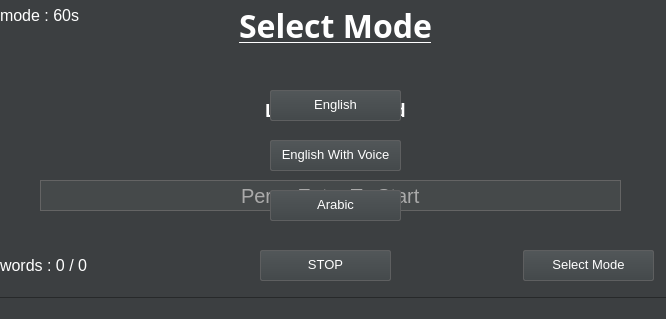
<?xml version="1.0" encoding="UTF-8"?>
<ui version="4.0">
 <class>MainWindow</class>
 <widget class="QMainWindow" name="MainWindow">
  <property name="geometry">
   <rect>
    <x>0</x>
    <y>0</y>
    <width>666</width>
    <height>319</height>
   </rect>
  </property>
  <property name="font">
   <font>
    <pointsize>-1</pointsize>
   </font>
  </property>
  <property name="windowTitle">
   <string>MainWindow</string>
  </property>
  <property name="styleSheet">
   <string notr="true">* {
    border-color: rgb(170, 0, 0);
    alternate-background-color: rgb(255, 255, 255);
}

QFrame {
    border: none;
}

QScrollArea {
    color: #bbbbbb;
    background-color: #3c3f41;
    border: none;
    border-top: 1px solid #2b2b2b;
    selection-background-color: #2f65ca;
    selection-color: #bbbbbb;
}
QDialog QScrollArea {
    border-top: none;
    border: none;
}

QPlainTextEdit {
    background-color: #2b2b2b;
    border: none;
    color: #bbbbbb;
    selection-background-color: #2f65ca;
}

QGraphicsView {
    background-color: #3c3f41;
    border-color: #2b2b2b;
    color: #bbbbbb;
}

QMainWindow,
QAbstractItemView,
QTreeView::branch,
QTreeView::item,
QTabBar::tab,
QTreeWidget,
QToolBox,
QQuickWidget,
QMdiArea {
    color: #bbbbbb;
    background: #3c3f41;
    font-size: 13px;
    border-color: #2b2b2b;
    selection-background-color: #2f65ca;
    selection-color: #bbbbbb;
    alternate-background-color: #3c3f41;
}
QAbstractItemView {
    border: none;
    border-top: 1px solid #2b2b2b;
}
QAbstractItemView,
QTreeView * {
    background: #3c3f41;
    background-color: #3c3f41;
    font-size: 13px;
    selection-background-color: #2f65ca;
    selection-color: #bbbbbb;
    alternate-background-color: #3c3f41;
}
QDialog QAbstractItemView {
    border: 1px solid #2b2b2b;
}

QListView,
QListWidget,
QTableView,
QColumnView,
QDockWidget,
QMessageBox,
QSlider {
    border-color: #2b2b2b;
    background: #313335;
    color: #bbb;
    selection-background-color: #2f65ca;
    selection-color: #bbb;
}

QScrollBar {
    border: none;
    background: #3c3f41;
    height: 12px;
    width: 12px;
    margin: 0px;
}
QScrollBar:horizontal {
    padding: 1px 0 1px;
}
QScrollBar:vertical {
    padding: 0 1px 0 1px;
}
QScrollBar::handle {
    background: #545454;
    min-width: 10px;
    min-height: 10px;
    border: 1px solid #555555;
    border-radius: 1px;
}
QScrollBar::handle:horizontal {
    min-width: 40px;
    background-color: qlineargradient(x1:0, y1:0, x2:0, y2:1, stop:0 #5c5c5c, stop:1 #515151);
}
QScrollBar::handle:vertical {
    min-height: 40px;
    background-color: qlineargradient(x1:0, y1:0, x2:1, y2:0, stop:0 #5c5c5c, stop:1 #515151);
}
QScrollBar::handle:horizontal:hover,
QScrollBar::handle:horizontal:focus {
    background-color: qlineargradient(x1:0, y1:0, x2:0, y2:1, stop:0 #6f6f6f, stop:1 #646464);
}
QScrollBar::handle:vertical:hover,
QScrollBar::handle:vertical:focus {
    background-color: qlineargradient(x1:0, y1:0, x2:1, y2:0, stop:0 #6f6f6f, stop:1 #646464);
}
QScrollBar::add-line, QScrollBar::sub-line {
    background: none;
    border: none;
}
QScrollBar::add-page,
QScrollBar::sub-page {
    background: none;
}

QTreeView::branch:open:adjoins-item:has-children {
    background: transparent url(images/arrow-bottom.png) center center no-repeat;
    margin: 0;
}
QTreeView::branch:closed:adjoins-item:has-children {
    background: transparent url(images/arrow-left.png) center center no-repeat;
    margin: 0;
}
QAbstractItemView::item:selected {
    color: #bbbbbb;
    background-color: #2f65ca;
    outline: none;
}
QAbstractItemView::branch:open:selected,
QAbstractItemView::branch:closed:selected,
QAbstractItemView::branch:open:adjoins-item:selected,
QAbstractItemView::branch:closed:adjoins-item:selected,
QAbstractItemView::branch:open:adjoins-item:has-children:selected,
QAbstractItemView::branch:closed:adjoins-item:has-children:selected {
    background-color: #2f65ca;
}

QHeaderView::section {
    background-color: qlineargradient(x1:0, y1:0, x2:0, y2:1, stop:0 #616161, stop: 0.5 #505050, stop: 0.6 #434343, stop:1 #656565);
    color: white;
    padding-left: 4px;
    border: 1px solid #6c6c6c;
}

QDialog, QDialogButtonBox {
    background-color: #3c3f41;
    border-color: #323232;
    color: #bbbbbb;
}

QTabBar::tab {
    border: 1px solid #2b2b2b;
    border-radius: 0;
    font-size: 13px;
    color: #bbb;
    padding: 0 12px;
    background-color: #3c3f41;
    border-left: none;
    height: 22px;
}
QTabBar::tab:selected {
    font: normal;
    background-color: qlineargradient(x1:0, y1:0, x2:0, y2:1, stop:0 #535353, stop:1 #444);
}
QTabBar::close-button {
    image: url(images/close.png);
    subcontrol-position: right;
}
QTabBar::close-button:hover {
    image: url(images/close-hover.png);
}

QTabWidget, QTabWidget::tab-bar {
    border-color: #292b2d;
}
QDialog QTabBar {
    border: 1px solid #292b2d;
    height: 26px;
}
QDialog QTabBar::tab:selected {
    margin: 1px 0 -1px 1px;
    border: 1px solid #666;
    border-bottom: 0;
    border-radius: 0;
    font-size: 13px;
    color: #bbb;
    height: 21px;
    padding: 1px 12px 3px;
    font: normal;
    background-color: qlineargradient(x1:0, y1:0, x2:0, y2:1, stop:0 #535353, stop:1 #444);
}
QDialog QTabBar::tab:!selected {
    margin: 0 -1px 0 0;
    border: 1px solid #292b2d;
    border-bottom: 0;
    border-radius: 0;
    font-size: 13px;
    color: #bbb;
    height: 24px;
    padding: 0 12px 1px;
    background-color: #3c3f41;
}

QDialog QTabBar::tab:last:!selected {
    margin-right: 0;
}
QDialog QTabBar::tab:last:selected {
    margin-right: 1px;
}

QDialog QTabWidget::tab-bar {
    left: 10px;
    height: 26px;
    border: 1px solid #292b2d;
    border-bottom: none;
}
QDialog QTabWidget::pane {
    border: 1px solid #292b2d;
    background-color: #3c3f41;
    background-color: qlineargradient(x1:0, y1:0, x2:0, y2:1, stop:0 #444, stop:0.03 #3c3f41, stop:0.05 #3c3f41, stop:1 #3c3f41);
}

QLabel {
    background: #3c3f41;
    color: #bbbbbb;
}
QLabel:disabled {
    color: #777777;
}

QToolButton {
    color: #eeeeee;
}
QToolButton:disabled {
    color: #777777;
}

QPushButton,
QDialog QToolButton,
QDialog QToolButton:hover {
    border-radius: 2px;
    text-align: center;
    text-decoration: none;
    font-size: 13px;
    color: #bbb;
    border: 1px solid #5e5f60;
    background-color: qlineargradient(x1:0, y1:0, x2:0, y2:1, stop:0 #525759, stop:1 #44494b);
}
QPushButton {
    padding: 0 10px 2px;
    min-width: 60px;
    height: 22px;
}
QDialog QToolButton,
QDialog QToolButton:hover {
    padding: 0;
    min-width: 30px;
    height: 21px;
}
QDialog QToolButton[popupMode=&quot;1&quot;] {
    padding-right: 20px;
}
QDialog QToolButton::menu-button {
    border-left: 1px solid #5e5f60;
    width: 20px;
}
QPushButton:pressed,
QDialog QToolButton:pressed {
    background-color: qlineargradient(x1:0, y1:0, x2:0, y2:1, stop:0 #44494b, stop:1 rgb(170, 0, 0));
}
QPushButton:default {
    border: 1px solid rgb(170, 0, 0);
    color: #bbb;
    font: bold;
}

QPushButton:focus,
QPushButton:default:focus,
QDialog QToolButton:focus {
    outline: none;
    border: 1px solid rgb(170, 0, 0);
}

QPushButton::menu-indicator,
QPushButton::menu-indicator:pressed {
    position: absolute;
    background: url(images/arrow-down.png) center center no-repeat;
    width: 20px;
    height: 24px;
    top: 0;
    right: 0;
    border-left: 1px solid #5e5f60;
}
QPushButton:disabled,
QDialog QToolButton:disabled,
QPushButton::menu-indicator:disabled,
QDialog QToolButton::menu-button:disabled {
    border-color: #595a5a;
    color: #777777;
    background-color: transparent;
}

QGroupBox {
    border: 1px solid #2d2d2d;
    padding-top: 5px;
    margin-top: 10px;
    outline: none;
    spacing: 0px;
}
QGroupBox::title {
    color: #bbb;
    font-size: 14px;
    position: absolute;
    top: -9px;
    left: 7px;
    padding: 0 1px;
}
QCheckBox {
    spacing: 5px;
    outline: none;
    color: #bbb;
    margin-bottom: 2px;
}


QGroupBox::indicator {
    width: 18px;
    height: 18px;
}
QGroupBox::indicator {
    margin-left: 2px;
}

QGroupBox::indicator:unchecked,
QGroupBox::indicator:unchecked:hover {
    image: url(images/checkbox_unchecked.png);
}
QGroupBox::indicator:unchecked:focus,
QGroupBox::indicator:unchecked:pressed {
    image: url(images/checkbox_unchecked_focus.png);
}
QGroupBox::indicator:checked,
QGroupBox::indicator:checked:hover {
    image: url(images/checkbox_checked.png);
}
QGroupBox::indicator:checked:focus,
QGroupBox::indicator:checked:pressed {
    image: url(images/checkbox_checked_focus.png);
}
QGroupBox::indicator:indeterminate,
QGroupBox::indicator:indeterminate:hover,
QGroupBox::indicator:indeterminate:pressed,
QGroupBox::indicator:checked:disabled {
    image: url(images/checkbox_checked_disabled.png);
}
QGroupBox::indicator:unchecked:disabled {
    image: url(images/checkbox_unchecked_disabled.png);
}

QRadioButton {
    spacing: 5px;
    outline: none;
    color: #bbb;
    margin-bottom: 2px;
}
QRadioButton:disabled {
    color: #777777;
}
QRadioButton::indicator {
    width: 21px;
    height: 21px;
}
QRadioButton::indicator:unchecked,
QRadioButton::indicator:unchecked:hover {
    image: url(images/radio_unchecked.png);
}
QRadioButton::indicator:unchecked:focus,
QRadioButton::indicator:unchecked:pressed {
    image: url(images/radio_unchecked_focus.png);
}

QRadioButton::indicator:checked,
QRadioButton::indicator:checked:hover {
    image: url(images/radio_checked.png);
}
QRadioButton::indicator:checked:focus,
QRadioButton::indicato::menu-arrowr:checked:pressed {
    image: url(images/radio_checked_focus.png);
}

QRadioButton::indicator:indeterminate,
QRadioButton::indicator:indeterminate:hover,
QRadioButton::indicator:indeterminate:pressed,
QRadioButton::indicator:checked:disabled {
    image: url(images/radio_checked.png);
}
QRadioButton::indicator:unchecked:disabled {
    image: url(images/radio_unchecked.png);
}

QAbstractTextEdit,
QTextEdit,
QAbstractLineEdit,
QLineEdit {
    background-color: #45494a;
    border: 1px solid #646464;
    outline: none;
    color: rgb(232, 232, 232);
    border-radius: 0;
    min-width: 60px;
    selection-background-color: #2f65ca;
    selection-color: #bbb;
    padding: 0 4px;
}
QLineEdit {
    height: 24px;
}
QAbstractLineEdit:focus,
QTextEdit:focus,
QLineEdit:focus {
    outline: none;
    border: 1px solid rgb(170, 0, 0);
}
QAbstractLineEdit:disabled,
QTextEdit:disabled,
QTextEdit:disabled:focus,
QLineEdit:disabled,
QLineEdit:disabled:focus,
QLineEdit:read-only,
QLineEdit:read-only:focus {
    border: 1px solid #4f4f4f;
    color: #777777;
}

QAbstractSpinBox,
QSpinBox {
    padding-right: 20px;
    border: 1px solid #646464;
    background-color: #45494a;
    color: #bbb;
    border-radius: 0;
    height: 24px;
    min-width: 30px;
    selection-background-color: #2f65ca;
    selection-color: #bbb;
    padding-left: 4px;
}
QAbstractSpinBox:focus,
QSpinBox:focus {
    outline: none;
    border: 1px solid #3b72ab;
}
QAbstractSpinBox::up-button,
QSpinBox::up-button {
    padding-top: 2px;
    subcontrol-position: top right;
    width: 20px;
    height: 10px;
    border: 0;
    border-left: 1px solid #646464;
}
QAbstractSpinBox::up-button:pressed,
QSpinBox::up-button:pressed {
    background-color: #3c3f41;
}
QAbstractSpinBox::up-arrow,
QSpinBox::up-arrow {
    image: url(images/arrow-up.png);
    width: 8px;
    height: 6px;
}
QAbstractSpinBox::up-arrow:disabled,
QAbstractSpinBox::up-arrow:off,
QSpinBox::up-arrow:disabled,
QSpinBox::up-arrow:off {
    image: url(images/arrow-up-disabled.png);
}
QAbstractSpinBox::down-button,
QSpinBox::down-button {
    padding-bottom: 2px;
    subcontrol-position: bottom right;
    width: 20px;
    height: 10px;
    border: 0;
    border-left: 1px solid #646464;
}
QAbstractSpinBox::down-button:pressed,
QSpinBox::down-button:pressed {
    background-color: #3c3f41;
}
QAbstractSpinBox::down-arrow,
QSpinBox::down-arrow {
    image: url(images/arrow-down.png);
    width: 8px;
    height: 6px;
}
QAbstractSpinBox::down-arrow:disabled,
QAbstractSpinBox::down-arrow:off,
QSpinBox::down-arrow:disabled,
QSpinBox::down-arrow:off {
    image: url(images/arrow-down-disabled.png);
}
QAbstractSpinBox:disabled,
QAbstractSpinBox:disabled:focus,
QAbstractSpinBox::up-button:disabled,
QAbstractSpinBox::down-button:disabled,
QSpinBox:disabled,
QSpinBox:disabled:focus,
QSpinBox::up-button:disabled,
QSpinBox::down-button:disabled {
    border-color: #4f4f4f;
    color: #777777;
}

QComboBox {
    padding-right: 20px;
    padding-left: 4px;
    border: 1px solid #646464;
    background-color: #45494a;
    color: #bbb;
    height: 24px;
    min-width: 30px;
    selection-background-color: #2f65ca;
    selection-color: #bbb;
    border-radius: 0;
}
QComboBox:focus {
    outline: none;
    border: 1px solid #3b72ab;
}
QComboBox::drop-down {
    subcontrol-origin: padding;
    subcontrol-position: top right;
    width: 20px;
    border-left: 1px solid #646464;
    border-radius: 0;
}
QComboBox::down-arrow {
    image: url(images/arrow-down.png);
}
QComboBox:disabled,
QComboBox::drop-down:disabled {
    border-color: #4f4f4f;
    color: #777777;
}
QComboBox::down-arrow:disabled {
    image: url(images/arrow-down-disabled.png);
}
QComboBox::drop-down:no-frame,
QComboBox::drop-down:no-frame::disabled {
    border-color: transparent;
    background-color: transparent;
}



QMenuBar {
    background: #3c3f41;
    padding: 0;
}
QMenuBar::item {
    spacing: 3px;
    padding: 1px 4px;
    color: #bbb;
    background: #3c3f41;
}
QMenuBar::item:selected {
    background: #2f65ca;
}
QMenuBar::item:pressed,
QMenuBar::item:hover {
    background: #2d2d2d;
}

QMenu,
QComboBox QAbstractItemView {
    background-color: #3c3f41;
    padding: 0;
    border: 1px solid #2d2d2d;
    selection-background-color: #2f65ca;
    selection-color: #bbb;
}
QComboBox QAbstractItemView::item {
    background-color: #3c3f41;
    color: #bbb;
    padding: 2px 5px;
}
QMenu::item {
    padding: 3px 10px 3px 27px;
    color: #bbb;
}
QMenu::item:selected:!disabled,
QComboBox QAbstractItemView::item:selected:!disabled,
QComboBox QAbstractItemView::item:focus:!disabled {
    background: #2f65ca;
    outline: none;
}
QMenu::icon,
QComboBox QAbstractItemView::icon {
    position: absolute;
    top: 1px;
    right: 1px;
    bottom: 1px;
    left: 6px;
}
QMenu::item:disabled,
QComboBox QAbstractItemView::item:disabled {
    color: #666;
}
QMenu::icon:checked,
QComboBox QAbstractItemView::icon:checked {
    background: white;
    border: 1px inset gray;
}
QMenu::separator,
QComboBox QAbstractItemView::separator {
    height: 1px;
    background: #2d2d2d;
    margin: 2px 0;
}
QMenu::indicator,
QComboBox QAbstractItemView::indicator {
    width: 13px;
    height: 13px;
}
QMenu::indicator:non-exclusive:unchecked,
QMenu::indicator:non-exclusive:unchecked:selected,
QMenu::indicator:exclusive:unchecked,
QMenu::indicator:exclusive:unchecked:selected,
QComboBox QAbstractItemView::indicator:non-exclusive:unchecked,
QComboBox QAbstractItemView::indicator:non-exclusive:unchecked:selected,
QComboBox QAbstractItemView::indicator:exclusive:unchecked,
QComboBox QAbstractItemView::indicator:exclusive:unchecked:selected {
    image: none;
}
QMenu::indicator:non-exclusive:checked,
QMenu::indicator:non-exclusive:checked:selected,
QMenu::indicator:exclusive:checked,
QMenu::indicator:exclusive:checked:selected,
QComboBox QAbstractItemView::indicator:non-exclusive:checked,
QComboBox QAbstractItemView::indicator:non-exclusive:checked:selected,
QComboBox QAbstractItemView::indicator:exclusive:checked,
QComboBox QAbstractItemView::indicator:exclusive:checked:selected {
    image: url(images/checked.png);
    position: absolute;
    top: 3px;
    left: 7px;
}

QHeaderView {
    border: none;
    border-bottom: 1px solid #292b2d;
    background-color: #3c3f41;
    color: #bbb;
    border-radius: 0;
    min-width: 30px;
    selection-background-color: #2f65ca;
    selection-color: #bbb;
}
QHeaderView::section {
    border: none;
    border-right: 1px solid #292b2d;
    background-color: #3c3f41;
    color: #bbb;
    border-radius: 0;
    height: 24px;
    min-width: 30px;
    selection-background-color: #2f65ca;
    selection-color: #bbb;
}
QHeaderView::section:disabled {
    color: #777777;
}
QHeaderView::section:last {
    border: none;
}
QHeaderView::section:checked {
    background-color: #2f65ca;
}
QHeaderView::down-arrow {
    image: url(images/arrow-up.png);
}
QHeaderView::up-arrow {
    image: url(images/arrow-down.png);
}

QProgressBar {
    border: 1px solid #646464;
    background-color: #45494a;
    border-radius: 2px;
    color: #bbb;
    height: 24px;
    text-align: center;
}
QProgressBar::chunk {
    background-color: #2f65ca;
    width: 20px;
}

QToolTip {
    background-color: #3c3f41;
    border: 1px solid #2d2d2d;
    color: #bbb;
}

QToolBar {
    border: none;
    color: #888;
    background: #3c3f41;
    font-size: 11px;
}

QStatusBar {
    border-top: 1px solid #27292a;
    background: #3c3f41;
    color: #bbb;
}

QStatusBar QLineEdit, QStatusBar QLineEdit:focus {
    background: #e5e5e5;
    border: 1px solid #e5e5e5;
    border-radius: 2px;
    color: #333;
    font-size: 11px;
    padding: 0;
    selection-background-color: #2f65ca;
    selection-color: #ffffff;
}</string>
  </property>
  <widget class="QWidget" name="centralwidget">
   <widget class="QPushButton" name="btn_mode_english">
    <property name="geometry">
     <rect>
      <x>270</x>
      <y>90</y>
      <width>131</width>
      <height>31</height>
     </rect>
    </property>
    <property name="font">
     <font>
      <pointsize>-1</pointsize>
      <underline>false</underline>
      <strikeout>false</strikeout>
     </font>
    </property>
    <property name="styleSheet">
     <string notr="true">color: rgb(255, 255, 255)</string>
    </property>
    <property name="text">
     <string>English</string>
    </property>
   </widget>
   <widget class="QPushButton" name="btn_mode_arabic">
    <property name="geometry">
     <rect>
      <x>270</x>
      <y>190</y>
      <width>131</width>
      <height>31</height>
     </rect>
    </property>
    <property name="font">
     <font>
      <pointsize>-1</pointsize>
      <underline>false</underline>
      <strikeout>false</strikeout>
     </font>
    </property>
    <property name="styleSheet">
     <string notr="true">color: rgb(255, 255, 255)</string>
    </property>
    <property name="text">
     <string>Arabic</string>
    </property>
   </widget>
   <widget class="QLabel" name="lbl_title">
    <property name="geometry">
     <rect>
      <x>140</x>
      <y>0</y>
      <width>391</width>
      <height>51</height>
     </rect>
    </property>
    <property name="font">
     <font>
      <family>Book Antiqua</family>
      <pointsize>24</pointsize>
      <weight>75</weight>
      <bold>true</bold>
      <underline>true</underline>
      <strikeout>false</strikeout>
     </font>
    </property>
    <property name="styleSheet">
     <string notr="true">color: rgb(255, 255, 255)</string>
    </property>
    <property name="text">
     <string>Select Mode</string>
    </property>
    <property name="alignment">
     <set>Qt::AlignCenter</set>
    </property>
   </widget>
   <widget class="QLabel" name="lbl_lenwords">
    <property name="geometry">
     <rect>
      <x>0</x>
      <y>250</y>
      <width>111</width>
      <height>31</height>
     </rect>
    </property>
    <property name="font">
     <font>
      <pointsize>12</pointsize>
     </font>
    </property>
    <property name="styleSheet">
     <string notr="true">color: rgb(255, 255, 255)</string>
    </property>
    <property name="text">
     <string>words : 0 / 0</string>
    </property>
   </widget>
   <widget class="QPushButton" name="btn_stop">
    <property name="geometry">
     <rect>
      <x>260</x>
      <y>250</y>
      <width>131</width>
      <height>31</height>
     </rect>
    </property>
    <property name="font">
     <font>
      <pointsize>-1</pointsize>
      <underline>false</underline>
      <strikeout>false</strikeout>
     </font>
    </property>
    <property name="styleSheet">
     <string notr="true">color: rgb(255, 255, 255)</string>
    </property>
    <property name="text">
     <string>STOP</string>
    </property>
   </widget>
   <widget class="QLabel" name="lbl_word">
    <property name="geometry">
     <rect>
      <x>10</x>
      <y>80</y>
      <width>651</width>
      <height>61</height>
     </rect>
    </property>
    <property name="font">
     <font>
      <family>Calibri</family>
      <pointsize>16</pointsize>
      <weight>75</weight>
      <bold>true</bold>
     </font>
    </property>
    <property name="styleSheet">
     <string notr="true">color: rgb(255, 255, 255)</string>
    </property>
    <property name="text">
     <string>Let's get Started</string>
    </property>
    <property name="textFormat">
     <enum>Qt::RichText</enum>
    </property>
    <property name="scaledContents">
     <bool>true</bool>
    </property>
    <property name="alignment">
     <set>Qt::AlignCenter</set>
    </property>
    <property name="wordWrap">
     <bool>true</bool>
    </property>
    <property name="openExternalLinks">
     <bool>false</bool>
    </property>
   </widget>
   <widget class="QLineEdit" name="txtbox_word">
    <property name="geometry">
     <rect>
      <x>40</x>
      <y>180</y>
      <width>581</width>
      <height>31</height>
     </rect>
    </property>
    <property name="font">
     <font>
      <pointsize>15</pointsize>
     </font>
    </property>
    <property name="acceptDrops">
     <bool>false</bool>
    </property>
    <property name="styleSheet">
     <string notr="true">color: rgb(170, 170, 170)</string>
    </property>
    <property name="text">
     <string>Perss Enter To Start</string>
    </property>
    <property name="alignment">
     <set>Qt::AlignCenter</set>
    </property>
   </widget>
   <widget class="QPushButton" name="btn_select_mode">
    <property name="geometry">
     <rect>
      <x>523</x>
      <y>250</y>
      <width>131</width>
      <height>31</height>
     </rect>
    </property>
    <property name="font">
     <font>
      <pointsize>-1</pointsize>
      <underline>false</underline>
      <strikeout>false</strikeout>
     </font>
    </property>
    <property name="styleSheet">
     <string notr="true">color: rgb(255, 255, 255)</string>
    </property>
    <property name="text">
     <string>Select Mode</string>
    </property>
   </widget>
   <widget class="QLabel" name="lbl_mode">
    <property name="geometry">
     <rect>
      <x>0</x>
      <y>0</y>
      <width>111</width>
      <height>31</height>
     </rect>
    </property>
    <property name="font">
     <font>
      <pointsize>12</pointsize>
     </font>
    </property>
    <property name="styleSheet">
     <string notr="true">color: rgb(255, 255, 255)</string>
    </property>
    <property name="text">
     <string>mode : 60s</string>
    </property>
   </widget>
   <widget class="QPushButton" name="btn_mode_english_voice">
    <property name="geometry">
     <rect>
      <x>270</x>
      <y>140</y>
      <width>131</width>
      <height>31</height>
     </rect>
    </property>
    <property name="font">
     <font>
      <pointsize>-1</pointsize>
      <underline>false</underline>
      <strikeout>false</strikeout>
     </font>
    </property>
    <property name="styleSheet">
     <string notr="true">color: rgb(255, 255, 255)</string>
    </property>
    <property name="text">
     <string>English With Voice</string>
    </property>
   </widget>
   <zorder>lbl_title</zorder>
   <zorder>lbl_lenwords</zorder>
   <zorder>btn_stop</zorder>
   <zorder>lbl_word</zorder>
   <zorder>txtbox_word</zorder>
   <zorder>btn_select_mode</zorder>
   <zorder>lbl_mode</zorder>
   <zorder>btn_mode_arabic</zorder>
   <zorder>btn_mode_english_voice</zorder>
   <zorder>btn_mode_english</zorder>
  </widget>
  <widget class="QMenuBar" name="menubar">
   <property name="geometry">
    <rect>
     <x>0</x>
     <y>0</y>
     <width>666</width>
     <height>18</height>
    </rect>
   </property>
  </widget>
  <widget class="QStatusBar" name="statusbar"/>
 </widget>
 <resources/>
 <connections/>
</ui>
